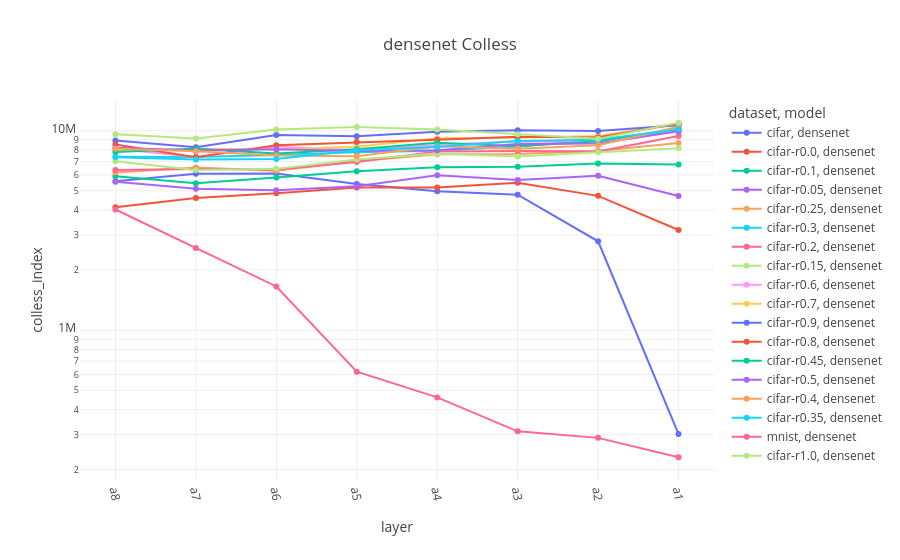

Here is the notebook cell this chart was saved with:
### Code cell
densenet = full_data[(full_data["model"].str.contains("densenet")) & (full_data["split"] == "trainUval")].copy()

densenet["layer_idx"] = densenet["layer"].apply(lambda x: layer_order['densenet'].index(x))
densenet.sort_values("layer_idx", inplace=True)

fig = px.line(densenet, x="layer", y="colless_index", color="dataset", symbol="model", color_discrete_sequence=px.colors.qualitative.Plotly, title="densenet Colless")
fig.update_xaxes(tickangle=80)
fig.update_yaxes(type="log")

### Figure 1 — Plotly figure (JSON) as saved in the notebook; plotly's stock layout.template omitted (floating-point values rounded to 4 significant figures)
{"data": [{"hovertemplate": "dataset=cifar<br>model=densenet<br>layer=%{x}<br>colless_index=%{y}<extra></extra>", "legendgroup": "cifar, densenet", "line": {"color": "#636EFA", "dash": "solid"}, "marker": {"symbol": "circle"}, "mode": "lines+markers", "name": "cifar, densenet", "orientation": "v", "showlegend": true, "type": "scatter", "x": ["a8", "a7", "a6", "a5", "a4", "a3", "a2", "a1"], "xaxis": "x", "y": [5575000.0, 6085000.0, 6097000.0, 5400000.0, 4966000.0, 4782000.0, 2792000.0, 301600.0], "yaxis": "y"}, {"hovertemplate": "dataset=cifar-r0.0<br>model=densenet<br>layer=%{x}<br>colless_index=%{y}<extra></extra>", "legendgroup": "cifar-r0.0, densenet", "line": {"color": "#EF553B", "dash": "solid"}, "marker": {"symbol": "circle"}, "mode": "lines+markers", "name": "cifar-r0.0, densenet", "orientation": "v", "showlegend": true, "type": "scatter", "x": ["a8", "a7", "a6", "a5", "a4", "a3", "a2", "a1"], "xaxis": "x", "y": [4129000.0, 4598000.0, 4864000.0, 5187000.0, 5198000.0, 5483000.0, 4715000.0, 3180000.0], "yaxis": "y"}, {"hovertemplate": "dataset=cifar-r0.1<br>model=densenet<br>layer=%{x}<br>colless_index=%{y}<extra></extra>", "legendgroup": "cifar-r0.1, densenet", "line": {"color": "#00CC96", "dash": "solid"}, "marker": {"symbol": "circle"}, "mode": "lines+markers", "name": "cifar-r0.1, densenet", "orientation": "v", "showlegend": true, "type": "scatter", "x": ["a8", "a7", "a6", "a5", "a4", "a3", "a2", "a1"], "xaxis": "x", "y": [5919000.0, 5457000.0, 5821000.0, 6271000.0, 6561000.0, 6596000.0, 6839000.0, 6778000.0], "yaxis": "y"}, {"hovertemplate": "dataset=cifar-r0.05<br>model=densenet<br>layer=%{x}<br>colless_index=%{y}<extra></extra>", "legendgroup": "cifar-r0.05, densenet", "line": {"color": "#AB63FA", "dash": "solid"}, "marker": {"symbol": "circle"}, "mode": "lines+markers", "name": "cifar-r0.05, densenet", "orientation": "v", "showlegend": true, "type": "scatter", "x": ["a8", "a7", "a6", "a5", "a4", "a3", "a2", "a1"], "xaxis": "x", "y": [5552000.0, 5118000.0, 5032000.0, 5273000.0, 5985000.0, 5665000.0, 5947000.0, 4707000.0], "yaxis": "y"}, {"hovertemplate": "dataset=cifar-r0.25<br>model=densenet<br>layer=%{x}<br>colless_index=%{y}<extra></extra>", "legendgroup": "cifar-r0.25, densenet", "line": {"color": "#FFA15A", "dash": "solid"}, "marker": {"symbol": "circle"}, "mode": "lines+markers", "name": "cifar-r0.25, densenet", "orientation": "v", "showlegend": true, "type": "scatter", "x": ["a8", "a7", "a6", "a5", "a4", "a3", "a2", "a1"], "xaxis": "x", "y": [6181000.0, 6543000.0, 6294000.0, 7023000.0, 7621000.0, 7653000.0, 7901000.0, 8682000.0], "yaxis": "y"}, {"hovertemplate": "dataset=cifar-r0.3<br>model=densenet<br>layer=%{x}<br>colless_index=%{y}<extra></extra>", "legendgroup": "cifar-r0.3, densenet", "line": {"color": "#19D3F3", "dash": "solid"}, "marker": {"symbol": "circle"}, "mode": "lines+markers", "name": "cifar-r0.3, densenet", "orientation": "v", "showlegend": true, "type": "scatter", "x": ["a8", "a7", "a6", "a5", "a4", "a3", "a2", "a1"], "xaxis": "x", "y": [7408000.0, 7391000.0, 7565000.0, 7798000.0, 7936000.0, 8331000.0, 9030000.0, 9923000.0], "yaxis": "y"}, {"hovertemplate": "dataset=cifar-r0.2<br>model=densenet<br>layer=%{x}<br>colless_index=%{y}<extra></extra>", "legendgroup": "cifar-r0.2, densenet", "line": {"color": "#FF6692", "dash": "solid"}, "marker": {"symbol": "circle"}, "mode": "lines+markers", "name": "cifar-r0.2, densenet", "orientation": "v", "showlegend": true, "type": "scatter", "x": ["a8", "a7", "a6", "a5", "a4", "a3", "a2", "a1"], "xaxis": "x", "y": [6356000.0, 6419000.0, 6383000.0, 6967000.0, 7877000.0, 7913000.0, 7870000.0, 9400000.0], "yaxis": "y"}, {"hovertemplate": "dataset=cifar-r0.15<br>model=densenet<br>layer=%{x}<br>colless_index=%{y}<extra></extra>", "legendgroup": "cifar-r0.15, densenet", "line": {"color": "#B6E880", "dash": "solid"}, "marker": {"symbol": "circle"}, "mode": "lines+markers", "name": "cifar-r0.15, densenet", "orientation": "v", "showlegend": true, "type": "scatter", "x": ["a8", "a7", "a6", "a5", "a4", "a3", "a2", "a1"], "xaxis": "x", "y": [7026000.0, 6356000.0, 6437000.0, 7175000.0, 7693000.0, 7427000.0, 7800000.0, 8173000.0], "yaxis": "y"}, {"hovertemplate": "dataset=cifar-r0.6<br>model=densenet<br>layer=%{x}<br>colless_index=%{y}<extra></extra>", "legendgroup": "cifar-r0.6, densenet", "line": {"color": "#FF97FF", "dash": "solid"}, "marker": {"symbol": "circle"}, "mode": "lines+markers", "name": "cifar-r0.6, densenet", "orientation": "v", "showlegend": true, "type": "scatter", "x": ["a8", "a7", "a6", "a5", "a4", "a3", "a2", "a1"], "xaxis": "x", "y": [8122000.0, 7380000.0, 8335000.0, 7972000.0, 8474000.0, 8858000.0, 8819000.0, 10220000.0], "yaxis": "y"}, {"hovertemplate": "dataset=cifar-r0.7<br>model=densenet<br>layer=%{x}<br>colless_index=%{y}<extra></extra>", "legendgroup": "cifar-r0.7, densenet", "line": {"color": "#FECB52", "dash": "solid"}, "marker": {"symbol": "circle"}, "mode": "lines+markers", "name": "cifar-r0.7, densenet", "orientation": "v", "showlegend": true, "type": "scatter", "x": ["a8", "a7", "a6", "a5", "a4", "a3", "a2", "a1"], "xaxis": "x", "y": [7931000.0, 8116000.0, 8082000.0, 8320000.0, 9174000.0, 9216000.0, 9398000.0, 10820000.0], "yaxis": "y"}, {"hovertemplate": "dataset=cifar-r0.9<br>model=densenet<br>layer=%{x}<br>colless_index=%{y}<extra></extra>", "legendgroup": "cifar-r0.9, densenet", "line": {"color": "#636EFA", "dash": "solid"}, "marker": {"symbol": "circle"}, "mode": "lines+markers", "name": "cifar-r0.9, densenet", "orientation": "v", "showlegend": true, "type": "scatter", "x": ["a8", "a7", "a6", "a5", "a4", "a3", "a2", "a1"], "xaxis": "x", "y": [8918000.0, 8255000.0, 9520000.0, 9380000.0, 9875000.0, 10060000.0, 9979000.0, 10640000.0], "yaxis": "y"}, {"hovertemplate": "dataset=cifar-r0.8<br>model=densenet<br>layer=%{x}<br>colless_index=%{y}<extra></extra>", "legendgroup": "cifar-r0.8, densenet", "line": {"color": "#EF553B", "dash": "solid"}, "marker": {"symbol": "circle"}, "mode": "lines+markers", "name": "cifar-r0.8, densenet", "orientation": "v", "showlegend": true, "type": "scatter", "x": ["a8", "a7", "a6", "a5", "a4", "a3", "a2", "a1"], "xaxis": "x", "y": [8532000.0, 7351000.0, 8456000.0, 8770000.0, 9019000.0, 9330000.0, 9251000.0, 10860000.0], "yaxis": "y"}, {"hovertemplate": "dataset=cifar-r0.45<br>model=densenet<br>layer=%{x}<br>colless_index=%{y}<extra></extra>", "legendgroup": "cifar-r0.45, densenet", "line": {"color": "#00CC96", "dash": "solid"}, "marker": {"symbol": "circle"}, "mode": "lines+markers", "name": "cifar-r0.45, densenet", "orientation": "v", "showlegend": true, "type": "scatter", "x": ["a8", "a7", "a6", "a5", "a4", "a3", "a2", "a1"], "xaxis": "x", "y": [7813000.0, 8122000.0, 7687000.0, 8069000.0, 8691000.0, 8352000.0, 8852000.0, 10230000.0], "yaxis": "y"}, {"hovertemplate": "dataset=cifar-r0.5<br>model=densenet<br>layer=%{x}<br>colless_index=%{y}<extra></extra>", "legendgroup": "cifar-r0.5, densenet", "line": {"color": "#AB63FA", "dash": "solid"}, "marker": {"symbol": "circle"}, "mode": "lines+markers", "name": "cifar-r0.5, densenet", "orientation": "v", "showlegend": true, "type": "scatter", "x": ["a8", "a7", "a6", "a5", "a4", "a3", "a2", "a1"], "xaxis": "x", "y": [8209000.0, 7946000.0, 8084000.0, 7919000.0, 7980000.0, 8574000.0, 8619000.0, 9940000.0], "yaxis": "y"}, {"hovertemplate": "dataset=cifar-r0.4<br>model=densenet<br>layer=%{x}<br>colless_index=%{y}<extra></extra>", "legendgroup": "cifar-r0.4, densenet", "line": {"color": "#FFA15A", "dash": "solid"}, "marker": {"symbol": "circle"}, "mode": "lines+markers", "name": "cifar-r0.4, densenet", "orientation": "v", "showlegend": true, "type": "scatter", "x": ["a8", "a7", "a6", "a5", "a4", "a3", "a2", "a1"], "xaxis": "x", "y": [8110000.0, 7891000.0, 7518000.0, 7447000.0, 8362000.0, 8121000.0, 8457000.0, 10460000.0], "yaxis": "y"}, {"hovertemplate": "dataset=cifar-r0.35<br>model=densenet<br>layer=%{x}<br>colless_index=%{y}<extra></extra>", "legendgroup": "cifar-r0.35, densenet", "line": {"color": "#19D3F3", "dash": "solid"}, "marker": {"symbol": "circle"}, "mode": "lines+markers", "name": "cifar-r0.35, densenet", "orientation": "v", "showlegend": true, "type": "scatter", "x": ["a8", "a7", "a6", "a5", "a4", "a3", "a2", "a1"], "xaxis": "x", "y": [7367000.0, 7164000.0, 7215000.0, 7991000.0, 8289000.0, 8879000.0, 9000000.0, 10180000.0], "yaxis": "y"}, {"hovertemplate": "dataset=mnist<br>model=densenet<br>layer=%{x}<br>colless_index=%{y}<extra></extra>", "legendgroup": "mnist, densenet", "line": {"color": "#FF6692", "dash": "solid"}, "marker": {"symbol": "circle"}, "mode": "lines+markers", "name": "mnist, densenet", "orientation": "v", "showlegend": true, "type": "scatter", "x": ["a8", "a7", "a6", "a5", "a4", "a3", "a2", "a1"], "xaxis": "x", "y": [4029000.0, 2582000.0, 1658000.0, 619800.0, 460700.0, 311600.0, 288900.0, 231000.0], "yaxis": "y"}, {"hovertemplate": "dataset=cifar-r1.0<br>model=densenet<br>layer=%{x}<br>colless_index=%{y}<extra></extra>", "legendgroup": "cifar-r1.0, densenet", "line": {"color": "#B6E880", "dash": "solid"}, "marker": {"symbol": "circle"}, "mode": "lines+markers", "name": "cifar-r1.0, densenet", "orientation": "v", "showlegend": true, "type": "scatter", "x": ["a8", "a7", "a6", "a5", "a4", "a3", "a2", "a1"], "xaxis": "x", "y": [9587000.0, 9143000.0, 10130000.0, 10440000.0, 10140000.0, 9592000.0, 9101000.0, 10960000.0], "yaxis": "y"}], "layout": {"legend": {"title": {"text": "dataset, model"}, "tracegroupgap": 0}, "title": {"text": "densenet Colless"}, "xaxis": {"anchor": "y", "domain": [0, 1], "tickangle": 80, "title": {"text": "layer"}}, "yaxis": {"anchor": "x", "domain": [0, 1], "title": {"text": "colless_index"}, "type": "log"}}}
